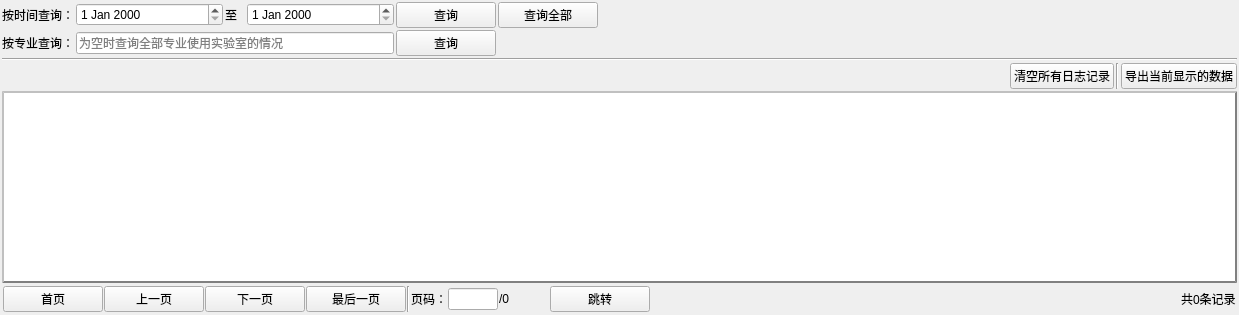
        <widget class="QWidget" name="tab">
         <attribute name="icon">
          <iconset resource="image.qrc">
           <normaloff>:/images/images/else/lab.png</normaloff>:/images/images/else/lab.png</iconset>
         </attribute>
         <attribute name="title">
          <string>实验室统计</string>
         </attribute>
         <layout class="QVBoxLayout" name="verticalLayout_8">
          <property name="spacing">
           <number>2</number>
          </property>
          <property name="leftMargin">
           <number>2</number>
          </property>
          <property name="topMargin">
           <number>2</number>
          </property>
          <property name="rightMargin">
           <number>2</number>
          </property>
          <property name="bottomMargin">
           <number>2</number>
          </property>
          <item>
           <layout class="QVBoxLayout" name="verticalLayout_7">
            <item>
             <layout class="QGridLayout" name="gridLayout_2">
              <item row="0" column="2">
               <widget class="QPushButton" name="labUsedBtn">
                <property name="minimumSize">
                 <size>
                  <width>100</width>
                  <height>0</height>
                 </size>
                </property>
                <property name="text">
                 <string>查询</string>
                </property>
               </widget>
              </item>
              <item row="0" column="1">
               <layout class="QHBoxLayout" name="horizontalLayout_3">
                <item>
                 <widget class="QDateEdit" name="startDate"/>
                </item>
                <item>
                 <widget class="QLabel" name="label_10">
                  <property name="maximumSize">
                   <size>
                    <width>20</width>
                    <height>16777215</height>
                   </size>
                  </property>
                  <property name="text">
                   <string>至</string>
                  </property>
                 </widget>
                </item>
                <item>
                 <widget class="QDateEdit" name="endDate"/>
                </item>
               </layout>
              </item>
              <item row="0" column="0">
               <widget class="QLabel" name="label">
                <property name="text">
                 <string>按时间查询：</string>
                </property>
               </widget>
              </item>
              <item row="1" column="1">
               <widget class="QLineEdit" name="lineEdit">
                <property name="placeholderText">
                 <string>为空时查询全部专业使用实验室的情况</string>
                </property>
               </widget>
              </item>
              <item row="1" column="0">
               <widget class="QLabel" name="label_11">
                <property name="text">
                 <string>按专业查询：</string>
                </property>
               </widget>
              </item>
              <item row="0" column="5">
               <spacer name="horizontalSpacer_4">
                <property name="orientation">
                 <enum>Qt::Horizontal</enum>
                </property>
                <property name="sizeHint" stdset="0">
                 <size>
                  <width>40</width>
                  <height>20</height>
                 </size>
                </property>
               </spacer>
              </item>
              <item row="1" column="2">
               <widget class="QPushButton" name="searchMajorBtn">
                <property name="minimumSize">
                 <size>
                  <width>100</width>
                  <height>0</height>
                 </size>
                </property>
                <property name="text">
                 <string>查询</string>
                </property>
               </widget>
              </item>
              <item row="3" column="5">
               <layout class="QHBoxLayout" name="horizontalLayout_5">
                <item>
                 <spacer name="horizontalSpacer_5">
                  <property name="orientation">
                   <enum>Qt::Horizontal</enum>
                  </property>
                  <property name="sizeHint" stdset="0">
                   <size>
                    <width>40</width>
                    <height>20</height>
                   </size>
                  </property>
                 </spacer>
                </item>
                <item>
                 <widget class="QPushButton" name="clearAllBtn">
                  <property name="styleSheet">
                   <string notr="true"/>
                  </property>
                  <property name="text">
                   <string>清空所有日志记录</string>
                  </property>
                 </widget>
                </item>
                <item>
                 <widget class="Line" name="line_13">
                  <property name="orientation">
                   <enum>Qt::Vertical</enum>
                  </property>
                 </widget>
                </item>
                <item>
                 <widget class="QPushButton" name="pushButton_19">
                  <property name="text">
                   <string>导出当前显示的数据</string>
                  </property>
                 </widget>
                </item>
               </layout>
              </item>
              <item row="2" column="0" colspan="6">
               <widget class="Line" name="line_8">
                <property name="orientation">
                 <enum>Qt::Horizontal</enum>
                </property>
               </widget>
              </item>
              <item row="0" column="3">
               <widget class="QPushButton" name="pushButton_20">
                <property name="minimumSize">
                 <size>
                  <width>100</width>
                  <height>0</height>
                 </size>
                </property>
                <property name="text">
                 <string>查询全部</string>
                </property>
               </widget>
              </item>
              <item row="0" column="4">
               <spacer name="horizontalSpacer_10">
                <property name="orientation">
                 <enum>Qt::Horizontal</enum>
                </property>
                <property name="sizeHint" stdset="0">
                 <size>
                  <width>40</width>
                  <height>20</height>
                 </size>
                </property>
               </spacer>
              </item>
             </layout>
            </item>
            <item>
             <widget class="QTableWidget" name="tableWidget">
              <property name="styleSheet">
               <string notr="true">QWidget 
{
border: 2px solid gray; 
border-style:outset;
}</string>
              </property>
             </widget>
            </item>
            <item>
             <widget class="QWidget" name="widget_4" native="true">
              <property name="minimumSize">
               <size>
                <width>0</width>
                <height>25</height>
               </size>
              </property>
              <layout class="QHBoxLayout" name="horizontalLayout_10">
               <property name="spacing">
                <number>1</number>
               </property>
               <property name="leftMargin">
                <number>1</number>
               </property>
               <property name="topMargin">
                <number>1</number>
               </property>
               <property name="rightMargin">
                <number>1</number>
               </property>
               <property name="bottomMargin">
                <number>1</number>
               </property>
               <item>
                <widget class="QPushButton" name="pushButton_13">
                 <property name="minimumSize">
                  <size>
                   <width>100</width>
                   <height>0</height>
                  </size>
                 </property>
                 <property name="text">
                  <string>首页</string>
                 </property>
                </widget>
               </item>
               <item>
                <widget class="QPushButton" name="pushButton_14">
                 <property name="minimumSize">
                  <size>
                   <width>100</width>
                   <height>0</height>
                  </size>
                 </property>
                 <property name="text">
                  <string>上一页</string>
                 </property>
                </widget>
               </item>
               <item>
                <widget class="QPushButton" name="pushButton_15">
                 <property name="minimumSize">
                  <size>
                   <width>100</width>
                   <height>0</height>
                  </size>
                 </property>
                 <property name="text">
                  <string>下一页</string>
                 </property>
                </widget>
               </item>
               <item>
                <widget class="QPushButton" name="pushButton_16">
                 <property name="minimumSize">
                  <size>
                   <width>100</width>
                   <height>0</height>
                  </size>
                 </property>
                 <property name="text">
                  <string>最后一页</string>
                 </property>
                </widget>
               </item>
               <item>
                <widget class="Line" name="line_7">
                 <property name="orientation">
                  <enum>Qt::Vertical</enum>
                 </property>
                </widget>
               </item>
               <item>
                <widget class="QLabel" name="label_15">
                 <property name="text">
                  <string>页码：</string>
                 </property>
                </widget>
               </item>
               <item>
                <widget class="QLineEdit" name="lelLabPage">
                 <property name="maximumSize">
                  <size>
                   <width>50</width>
                   <height>16777215</height>
                  </size>
                 </property>
                </widget>
               </item>
               <item>
                <widget class="QLabel" name="labLabPageCount">
                 <property name="minimumSize">
                  <size>
                   <width>50</width>
                   <height>0</height>
                  </size>
                 </property>
                 <property name="text">
                  <string>/0</string>
                 </property>
                </widget>
               </item>
               <item>
                <widget class="QPushButton" name="pushButton_17">
                 <property name="minimumSize">
                  <size>
                   <width>100</width>
                   <height>0</height>
                  </size>
                 </property>
                 <property name="text">
                  <string>跳转</string>
                 </property>
                </widget>
               </item>
               <item>
                <spacer name="horizontalSpacer_9">
                 <property name="orientation">
                  <enum>Qt::Horizontal</enum>
                 </property>
                 <property name="sizeHint" stdset="0">
                  <size>
                   <width>530</width>
                   <height>20</height>
                  </size>
                 </property>
                </spacer>
               </item>
               <item>
                <widget class="QLabel" name="labLRecord">
                 <property name="text">
                  <string>共0条记录</string>
                 </property>
                </widget>
               </item>
              </layout>
             </widget>
            </item>
           </layout>
          </item>
         </layout>
        </widget>
